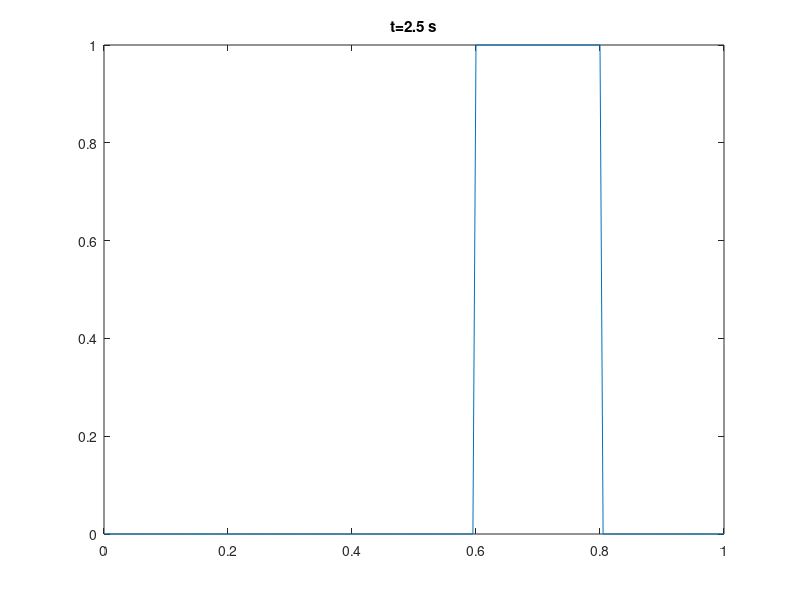
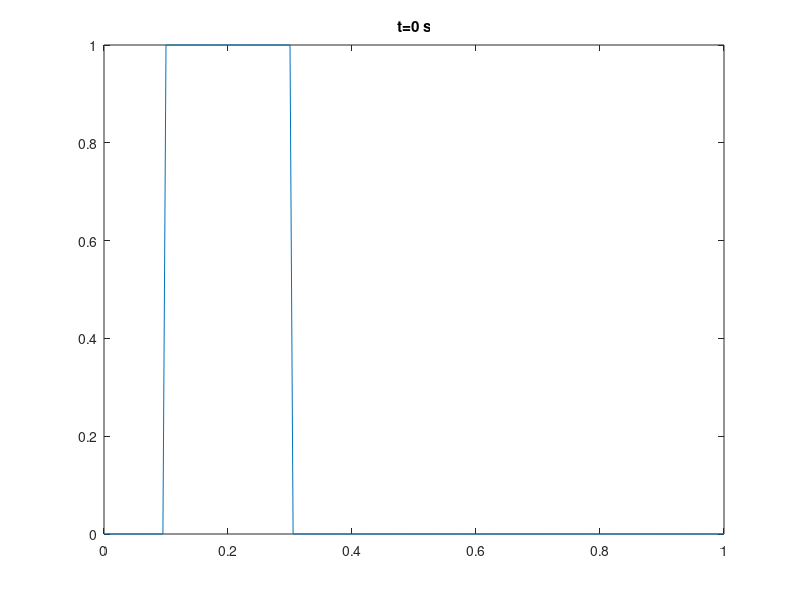

MATLAB code for these plots, in order:
clc;
clear;
close all;

% Lax method
N=201;
a=0.2;
v=1;
h=1/(N-1);
t=v*h/a;
tol=1e-9;
maxit=N;
tstep=2.5/t;

A=zeros(N,N);
x=0:h:1;
phi_p_2 =x'.*0;
phi_p_2(0.1<=x & x<=0.3,1)=1;
% phi_p=sin(100*pi.*x)';
phi_p_2(N)=phi_p_2(1);
f_2=phi_p_2;
A(1,1)=1; A(N,N)=1;
k=2;
for j=2:N-1
   A(k,j-1)=0.5*(1+v);
   A(k,j+1)=0.5*(1-v);
   k=k+1;
end
A=sparse(A);

for i=1:tstep
    phi_2=A*phi_p_2;
    phi_p_2=phi_2;
end
figure();
plot(x',phi_2);
title('t=2.5 s');
figure();
plot(x',f_2);
title('t=0 s');
